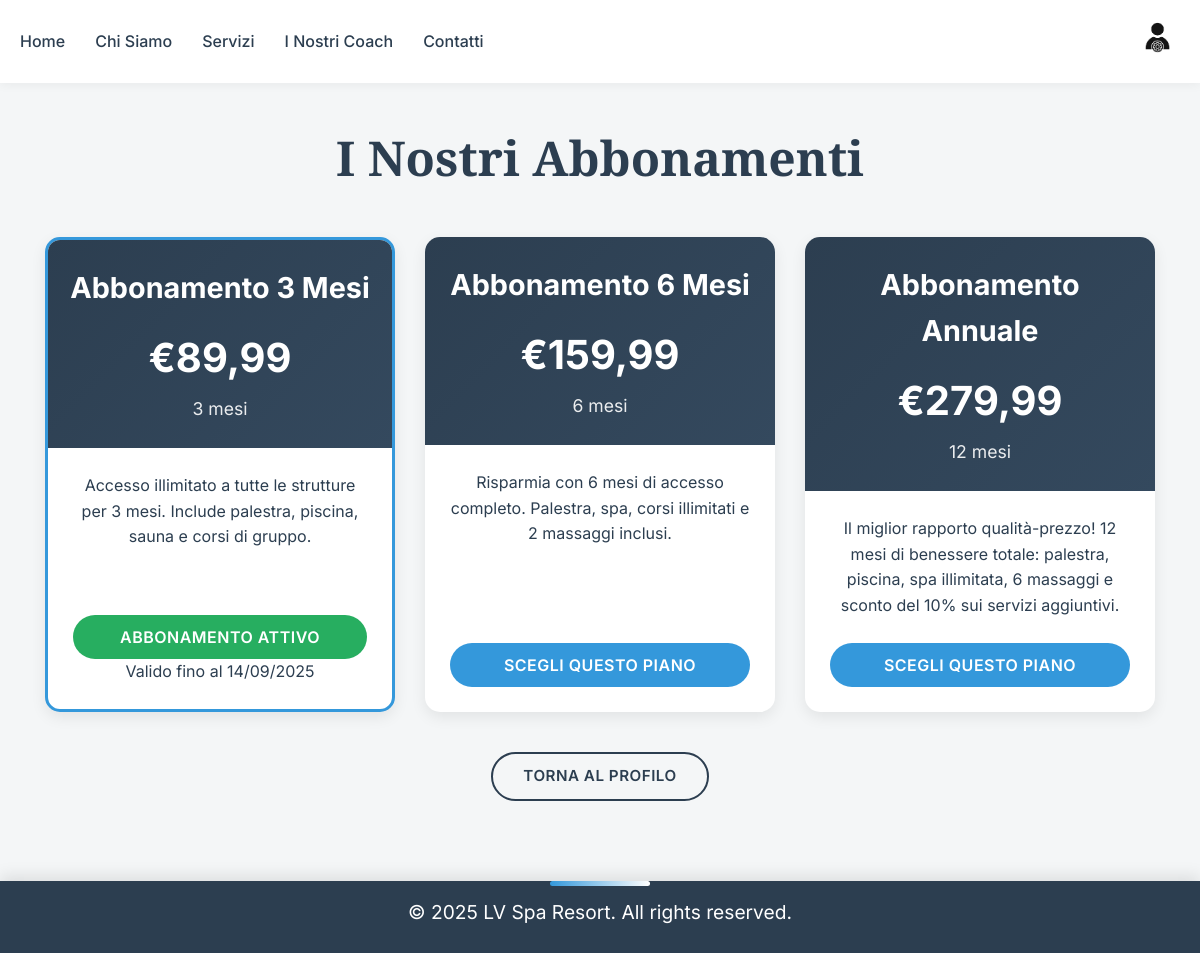
The app's page /subscriptions/subscription-plans/ (signed in), older data.
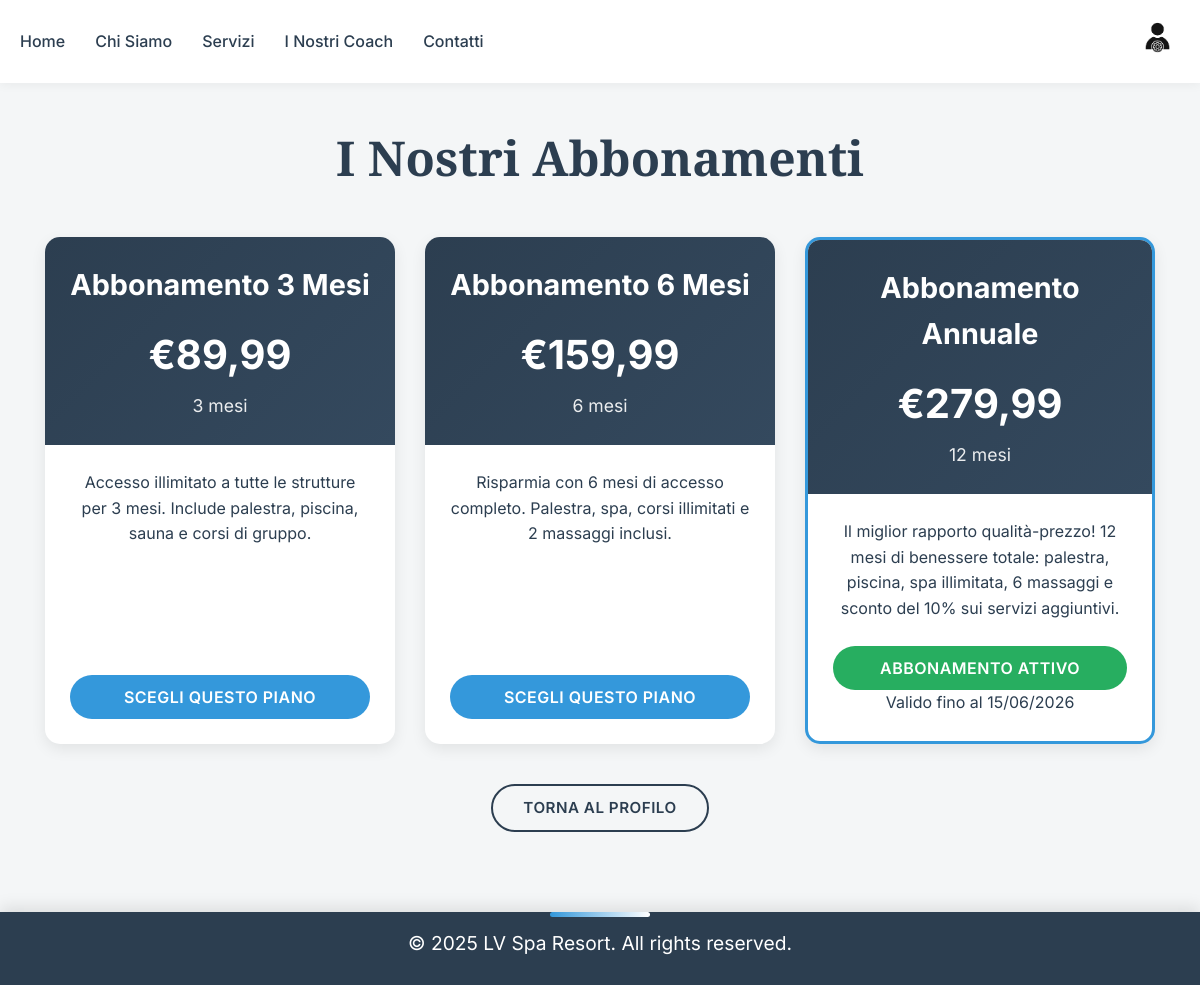
The same page, newer data.
### subscriptions/models.py (models this page shows, shortened)
class SubscriptionPlan(models.Model):
    name = models.CharField(max_length=100)
    price = models.FloatField()
    duration = models.IntegerField(help_text="Durata in mesi")
    description = models.TextField()

class Subscription(models.Model):
    user = models.ForeignKey('users.User', on_delete=models.CASCADE)
    plan = models.ForeignKey('subscriptions.SubscriptionPlan', on_delete=models.SET_NULL, null=True, blank=True)
    start_date = models.DateTimeField(auto_now_add=True)
    end_date = models.DateTimeField(blank=True, null=True)
    is_active = models.BooleanField(default=True)

### subscriptions/views.py (the view)
# urls.py: path('subscription-plans/', views.subscription_plans, name='subscription_plans'),
@login_required
def subscription_plans(request):
    if not request.user.is_authenticated:
        messages.error(request, "Devi essere loggato per accedere agli abbonamenti.")
        return redirect('subscription_plans')
    plans = SubscriptionPlan.objects.all()
    context = {
        "subscription_plans": plans,
        "user_subscription": Subscription.objects.filter(user=request.user, is_active=True).first(),
    }
    return render(request, 'subscriptions/subscription.html', context)

### subscriptions/templates/subscriptions/subscription.html (shortened to what this page needs)
{% extends 'users/navbar_template.html' %}
{% load static %}
{% block content %}
    <section class="subscription-section">
        <div class="subscription-container">
            <h1>I Nostri Abbonamenti</h1>
            <div class="plans-container">
                {% for plan in subscription_plans %}
                <div class="plan-card {% if user_subscription and user_subscription.plan.id == plan.id %}active-plan{% endif %}">
                    <div class="plan-header">
                        <h2>{{ plan.name }}</h2>
                        <p class="plan-price">€{{ plan.price|floatformat:2 }}</p>
                        <p class="plan-duration">{{ plan.duration }} mesi</p>
                    </div>
                    <div class="plan-description">
                        <p>{{ plan.description }}</p>
                    </div>
                    <div class="plan-action">
                        {% if user_subscription and user_subscription.plan.id == plan.id %}
                            <button class="current-plan-btn" disabled>Abbonamento Attivo</button>
                            <p class="plan-validity">Valido fino al {{ user_subscription.end_date|date:'d/m/Y' }}</p>
                        {% else %}
                            <button type="button" class="subscribe-plan-btn" onclick="openFakePaymentModal({{ plan.id }})">Scegli Questo Piano</button>
                        {% endif %}
                    </div>
                </div>
                {% empty %}
                <div class="no-plans">
                    <p>Al momento non ci sono abbonamenti disponibili.</p>
                </div>
                {% endfor %}
            </div>
            <div class="return-profile">
                <a href="{% url 'profile' %}" class="return-btn">Torna al Profilo</a>
            </div>
        </div>
    </section>
    <footer>
        <p>&copy; 2025 LV Spa Resort. All rights reserved.</p>
    </footer>
    <link rel="stylesheet" href="{% static 'subscriptions/css/subscriptions.css' %}?v={{ timestamp }}">
{% endblock %}

Row changes from the older to the newer data that the page shows:
no longer on this page (row edited): Subscription: end_date "14/09/2025"
computed for SubscriptionPlan "Abbonamento 3 Mesi": text "ABBONAMENTO ATTIVO Valido fino al" → "SCEGLI QUESTO PIANO"
computed for SubscriptionPlan "Abbonamento Annuale": text "SCEGLI QUESTO PIANO" → "ABBONAMENTO ATTIVO Valido fino al"
added Subscription: end_date "15/06/2026"
